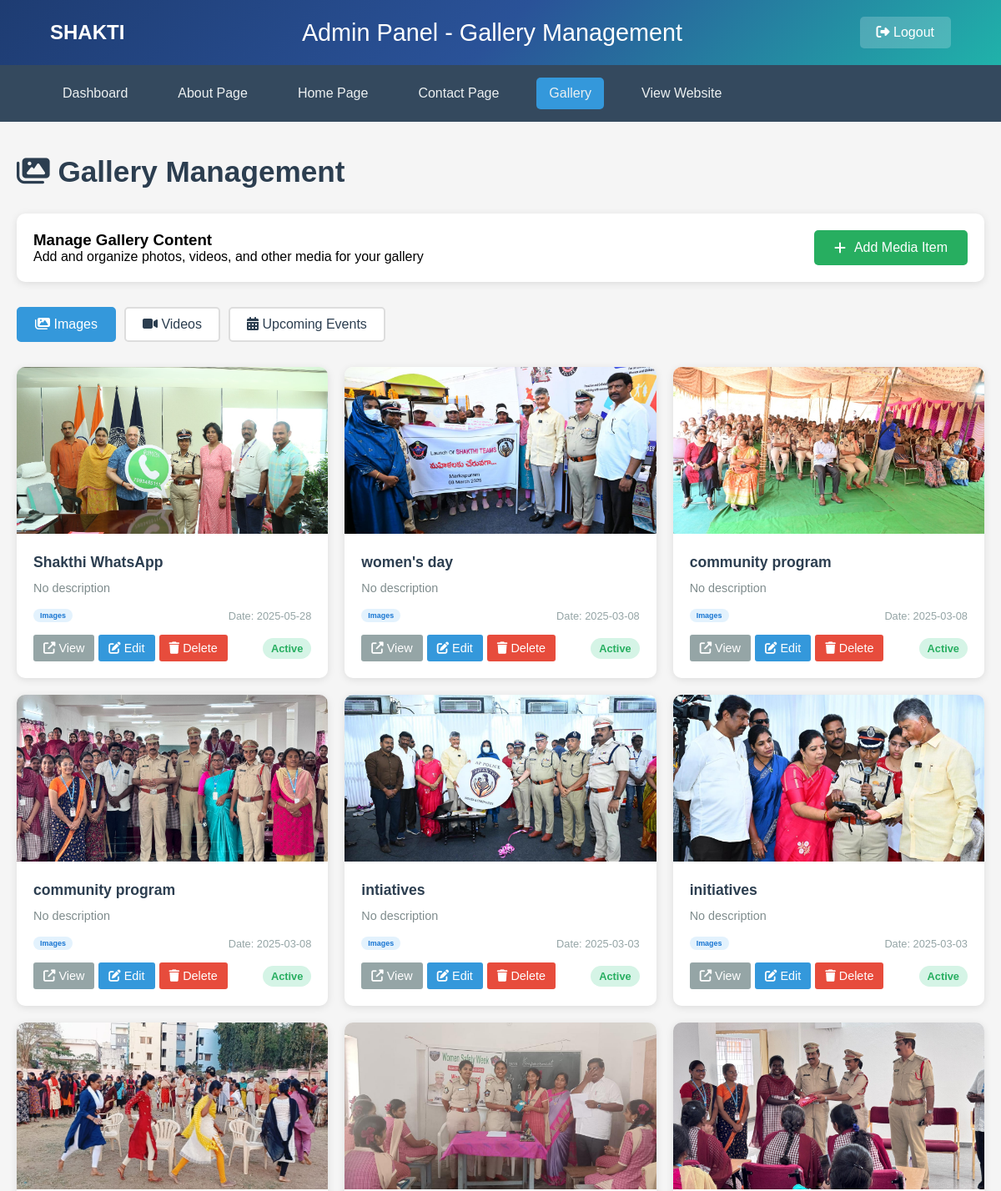
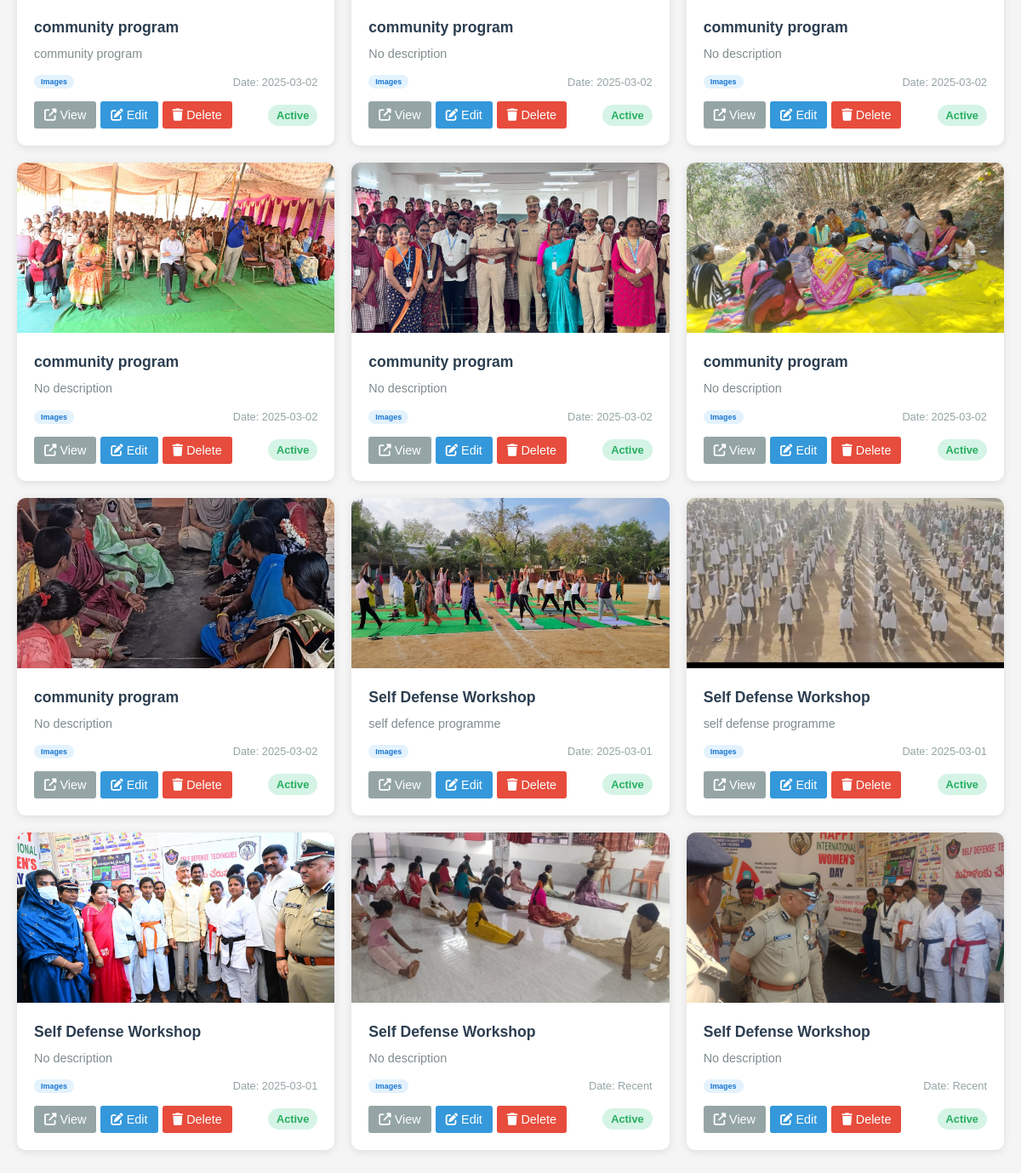
The page /admin/gallery (signed in) on the database its author committed (2 pictures, top to bottom).
### tables this page shows
CREATE TABLE gallery_items (
            id INTEGER PRIMARY KEY AUTOINCREMENT,
            title TEXT NOT NULL,
            description TEXT,
            image_url TEXT NOT NULL,
            event_date DATE,
            category TEXT, -- 'event', 'training', 'awareness', 'ceremony'
            is_featured INTEGER DEFAULT 0,
            is_active INTEGER DEFAULT 1,
            created_at TIMESTAMP DEFAULT CURRENT_TIMESTAMP,
            updated_at TIMESTAMP DEFAULT CURRENT_TIMESTAMP
        , video_url TEXT);

### app.py (the view)
@app.route('/admin/gallery')
def admin_gallery():
    if not session.get('admin_logged_in'):
        return redirect(url_for('admin_login'))
    category_filter = request.args.get('category', 'Images')  # Default to Images
    conn = sqlite3.connect('women_safety.db')
    cursor = conn.cursor()
    if category_filter in ['Images', 'Videos', 'Upcoming Events']:
        cursor.execute('SELECT id, title, description, image_url, event_date, category, is_featured, is_active FROM gallery_items WHERE category = ? ORDER BY event_date DESC', (category_filter,))
    else:
        cursor.execute('SELECT id, title, description, image_url, event_date, category, is_featured, is_active FROM gallery_items WHERE category = "Images" ORDER BY event_date DESC')
    gallery_items = cursor.fetchall()
    conn.close()
    return render_template('admin_gallery.html', gallery_items=gallery_items)

### templates/admin_gallery.html (shortened to what this page needs)
<!DOCTYPE html>
<html lang="en">
<head>
    <link rel="stylesheet" href="https://cdnjs.cloudflare.com/ajax/libs/font-awesome/6.4.0/css/all.min.css">
</head>
<body>
    <div class="header">
        <div class="logo">SHAKTI</div>
        <div class="admin-title">Admin Panel - Gallery Management</div>
        <a href="{{ url_for('admin_logout') }}" class="logout-btn">
            <i class="fas fa-sign-out-alt"></i> Logout
        </a>
    </div>
    <div class="nav-bar">
        <div class="nav-menu">
            <a href="{{ url_for('admin_dashboard') }}">Dashboard</a>
            <a href="{{ url_for('admin_about') }}">About Page</a>
            <a href="{{ url_for('admin_home') }}">Home Page</a>
            <a href="{{ url_for('admin_contact') }}">Contact Page</a>
            <a href="{{ url_for('admin_gallery') }}" class="active">Gallery</a>
            <a href="/">View Website</a>
        </div>
    </div>
    <div class="container">
        <h1 class="page-title">
            <i class="fas fa-images"></i> Gallery Management
        </h1>
        <div class="action-bar">
            <div>
                <h3>Manage Gallery Content</h3>
                <p>Add and organize photos, videos, and other media for your gallery</p>
            </div>
            <a href="{{ url_for('admin_add_gallery_item') }}" class="add-btn">
                <i class="fas fa-plus"></i> Add Media Item
            </a>
        </div>
        <div class="filter-tabs">
            <a href="{{ url_for('admin_gallery', category='Images') }}" class="filter-tab {{ 'active' if request.args.get('category') == 'Images' or not request.args.get('category') else '' }}">
                <i class="fas fa-images"></i> Images
            </a>
            <a href="{{ url_for('admin_gallery', category='Videos') }}" class="filter-tab {{ 'active' if request.args.get('category') == 'Videos' else '' }}">
                <i class="fas fa-video"></i> Videos
            </a>
            <a href="{{ url_for('admin_gallery', category='Upcoming Events') }}" class="filter-tab {{ 'active' if request.args.get('category') == 'Upcoming Events' else '' }}">
                <i class="fas fa-calendar-alt"></i> Upcoming Events
            </a>
        </div>
        {% if gallery_items %}
        <div class="gallery-grid">
            {% for item in gallery_items %}
            <div class="gallery-item">
                {% if item[3] %}
                    {% if item[5] == 'Videos' %}
                        <div class="gallery-placeholder">
                            <i class="fas fa-play-circle"></i>
                        </div>
                    {% else %}
                        <img src="{{ item[3] }}" alt="{{ item[1] }}" class="gallery-image" onerror="this.style.display='none'; this.nextElementSibling.style.display='flex';">
                    {% endif %}
                {% else %}
                    <div class="gallery-placeholder">
                        <i class="fas fa-image"></i>
                    </div>
                {% endif %}
                <div class="gallery-content">
                    <div class="gallery-title">{{ item[1] }}</div>
                    <div class="gallery-description">
                        {{ item[2][:100] if item[2] else 'No description' }}
                    </div>
                    <div class="gallery-meta">
                        <span class="category-badge">{{ item[5].title() }}</span>
                        <span>Date: {{ item[4] if item[4] else 'Recent' }}</span>
                    </div>
                    <div class="gallery-actions">
                        <div class="action-btns">
                            {% if item[3] %}
                                <a href="{{ item[3] }}" target="_blank" class="btn btn-view">
                                    <i class="fas fa-external-link-alt"></i> View
                                </a>
                            {% endif %}
                            <a href="{{ url_for('admin_edit_gallery_item', item_id=item[0]) }}" class="btn btn-edit">
                                <i class="fas fa-edit"></i> Edit
                            </a>
                            <form style="display: inline;" method="POST" action="{{ url_for('admin_delete_gallery_item', item_id=item[0]) }}"
                                  onsubmit="return confirm('Are you sure you want to delete this gallery item?')">
                                <button type="submit" class="btn btn-delete">
                                    <i class="fas fa-trash"></i> Delete
                                </button>
                            </form>
                        </div>
                        <span class="status-badge {{ 'status-active' if item[7] else 'status-inactive' }}">
                            {{ 'Active' if item[7] else 'Inactive' }}
                        </span>
                    </div>
                </div>
            </div>
            {% endfor %}
        </div>
        {% endif %}
    </div>
</body>
</html>

### templates/admin_gallery.html (style rules this page uses)
* { margin: 0; padding: 0; box-sizing: border-box; }
body { font-family: Arial, sans-serif; background: #f5f5f5; }
.header { background: linear-gradient(135deg, #1e3c72 0%, #2a5298 50%, #20b2aa 100%); padding: 20px 60px; display: flex; align-items: center; justify-content: space-between; color: #fff; }
.logo { font-size: 1.5em; font-weight: bold; }
.admin-title { font-size: 1.8em; text-align: center; }
.logout-btn { background: rgba(255,255,255,0.2); color: #fff; padding: 10px 20px; border: none; border-radius: 5px; text-decoration: none; transition: all 0.3s; }
.nav-bar { background: #34495e; padding: 15px 60px; }
.nav-menu { display: flex; gap: 30px; }
.nav-menu a { color: #ecf0f1; text-decoration: none; padding: 10px 15px; border-radius: 5px; transition: all 0.3s; }
.nav-menu a:hover, .nav-menu a.active { background: #3498db; }
.container { max-width: 1200px; margin: 40px auto; padding: 0 20px; }
.page-title { font-size: 2.2em; color: #2c3e50; margin-bottom: 30px; }
.action-bar { display: flex; justify-content: space-between; align-items: center; margin-bottom: 30px; padding: 20px; background: #fff; border-radius: 10px; box-shadow: 0 2px 10px rgba(0,0,0,0.1); }
.add-btn { background: #27ae60; color: #fff; padding: 12px 24px; border: none; border-radius: 5px; text-decoration: none; display: inline-flex; align-items: center; gap: 10px; transition: all 0.3s; }
.filter-tabs { display: flex; gap: 10px; margin-bottom: 30px; }
.filter-tab { padding: 10px 20px; background: #fff; border: 2px solid #ddd; border-radius: 5px; text-decoration: none; color: #2c3e50; transition: all 0.3s; }
.filter-tab.active { background: #3498db; color: #fff; border-color: #3498db; }
.gallery-grid { display: grid; grid-template-columns: repeat(auto-fill, minmax(300px, 1fr)); gap: 20px; }
.gallery-item { background: #fff; border-radius: 10px; box-shadow: 0 2px 10px rgba(0,0,0,0.1); overflow: hidden; transition: transform 0.3s; }
.gallery-image { width: 100%; height: 200px; object-fit: cover; }
.gallery-content { padding: 20px; }
.gallery-title { font-size: 1.1em; font-weight: 600; color: #2c3e50; margin-bottom: 10px; }
.gallery-description { color: #7f8c8d; font-size: 0.9em; margin-bottom: 15px; line-height: 1.4; }
.gallery-meta { display: flex; justify-content: space-between; align-items: center; font-size: 0.8em; color: #95a5a6; margin-bottom: 15px; }
.gallery-actions { display: flex; gap: 10px; justify-content: space-between; align-items: center; }
.action-btns { display: flex; gap: 5px; }
.btn { padding: 8px 12px; border: none; border-radius: 3px; text-decoration: none; font-size: 0.9em; cursor: pointer; transition: all 0.3s; }
.btn-edit { background: #3498db; color: #fff; }
.btn-delete { background: #e74c3c; color: #fff; }
.btn-view { background: #95a5a6; color: #fff; }
.status-badge { padding: 5px 10px; border-radius: 15px; font-size: 0.8em; font-weight: bold; }
.status-active { background: #d5f4e6; color: #27ae60; }
.category-badge { padding: 3px 8px; border-radius: 10px; font-size: 0.7em; font-weight: bold; background: #e3f2fd; color: #1976d2; }

### rows shown on the page
gallery_items: image_url (picture), title "Shakthi WhatsApp", description "No description", category "Images", event_date "2025-05-28", is_active "Active"
gallery_items: image_url (picture), title "women's day", description "No description", category "Images", event_date "2025-03-08", is_active "Active"
gallery_items: image_url (picture), title "community program", description "No description", category "Images", event_date "2025-03-08", is_active "Active"
gallery_items: image_url (picture), title "community program", description "No description", category "Images", event_date "2025-03-08", is_active "Active"
gallery_items: image_url+title (picture), title "intiatives", description "No description", category "Images", event_date "2025-03-03", is_active "Active"
gallery_items: image_url (picture), title "initiatives", description "No description", category "Images", event_date "2025-03-03", is_active "Active"
gallery_items: image_url (picture), title "community program", description "community program", category "Images", event_date "2025-03-02", is_active "Active"
gallery_items: image_url (picture), title "community program", description "No description", category "Images", event_date "2025-03-02", is_active "Active"
gallery_items: image_url (picture), title "community program", description "No description", category "Images", event_date "2025-03-02", is_active "Active"
gallery_items: image_url (picture), title "community program", description "No description", category "Images", event_date "2025-03-02", is_active "Active"
gallery_items: image_url (picture), title "community program", description "No description", category "Images", event_date "2025-03-02", is_active "Active"
gallery_items: image_url (picture), title "community program", description "No description", category "Images", event_date "2025-03-02", is_active "Active"
gallery_items: image_url (picture), title "community program", description "No description", category "Images", event_date "2025-03-02", is_active "Active"
gallery_items: image_url (picture), title "Self Defense Workshop", description "self defence programme", category "Images", event_date "2025-03-01", is_active "Active"
gallery_items: image_url (picture), title "Self Defense Workshop", description "self defense programme", category "Images", event_date "2025-03-01", is_active "Active"
gallery_items: image_url (picture), title "Self Defense Workshop", description "No description", category "Images", event_date "2025-03-01", is_active "Active"
gallery_items: image_url (picture), title "Self Defense Workshop", description "No description", category "Images", event_date "Recent", is_active "Active"
gallery_items: image_url (picture), title "Self Defense Workshop", description "No description", category "Images", event_date "Recent", is_active "Active"
